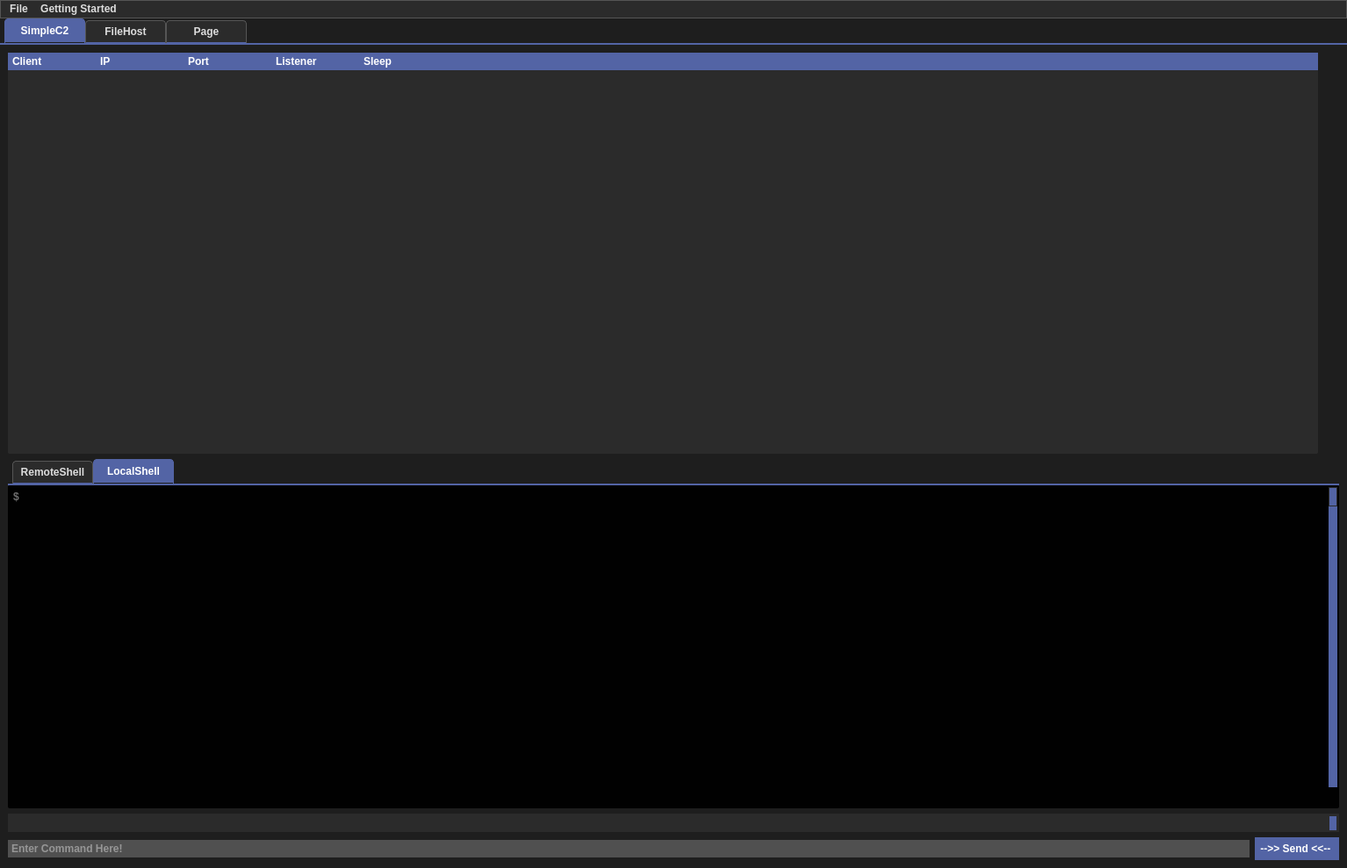
<?xml version="1.0" encoding="UTF-8"?>
<ui version="4.0">
 <class>WhisperNet</class>
 <widget class="QMainWindow" name="WhisperNet">
  <property name="windowModality">
   <enum>Qt::NonModal</enum>
  </property>
  <property name="enabled">
   <bool>true</bool>
  </property>
  <property name="geometry">
   <rect>
    <x>0</x>
    <y>0</y>
    <width>1534</width>
    <height>989</height>
   </rect>
  </property>
  <property name="minimumSize">
   <size>
    <width>850</width>
    <height>688</height>
   </size>
  </property>
  <property name="maximumSize">
   <size>
    <width>10000</width>
    <height>10000</height>
   </size>
  </property>
  <property name="font">
   <font>
    <weight>75</weight>
    <bold>true</bold>
   </font>
  </property>
  <property name="acceptDrops">
   <bool>false</bool>
  </property>
  <property name="windowTitle">
   <string>Logec-Suite</string>
  </property>
  <property name="windowIcon">
   <iconset>
    <normaloff>../../../../../../../Downloads/Documents/Screenshot_2023-04-30_01-44-21.png</normaloff>../../../../../../../Downloads/Documents/Screenshot_2023-04-30_01-44-21.png</iconset>
  </property>
  <property name="styleSheet">
   <string notr="true">QWidget {
    background-color: #1e1e1e; /* Dark grey background */
    color: #dcdcdc; /* Light grey text, bold for aggression */
    font-weight: bold;
}
QPushButton {
    background-color: #5364A5; /* Blue background for buttons */
    color: white;
    border-style: solid;
    border-width: 2px;
    border-radius: 0px; /* Sharper corners */
    border-color: #5364A5;
    padding: 6px;
    min-width: 80px;
    font-weight: bold; /* Bolder text */
}
QPushButton:hover {
    background-color: #43528B; /* Darker blue for hover */
    color: #ffffff;
    border-color: #43528B;
}
QPushButton:pressed {
    background-color: #333E66; /* Even darker blue when pressed */
    border-style: inset;
}
QLineEdit, QTextEdit, QPlainTextEdit, QSpinBox, QDoubleSpinBox, QComboBox {
    background-color: #2b2b2b;
    color: #dcdcdc;
    border-radius: 0px; /* Sharper edges */
    padding: 2px;
    border: 1px solid #555;
    font-weight: bold; /* Bolder text */
}
QLabel, QCheckBox, QRadioButton {
    color: #dcdcdc;
    font-weight: bold; /* Bolder text */
}
QMenuBar, QMenu {
    background-color: #2b2b2b;
    color: #dcdcdc;
    border: 1px solid #555;
    font-weight: bold; /* Bolder text for menu */
}
QMenuBar::item:selected, QMenu::item:selected {
    background-color: #5364A5; /* Blue for selected menu items */
    color: white;
}
QScrollBar:vertical {
    border: 1px solid #2b2b2b;
    background: #2b2b2b;
    width: 10px;
    margin: 22px 0 22px 0;
}
QScrollBar::handle:vertical {
    background: #5364A5; /* Blue scrollbar handle */
    min-height: 20px;
}
QScrollBar::add-line:vertical, QScrollBar::sub-line:vertical {
    border: 1px solid #2b2b2b;
    background: #5364A5; /* Blue for scrollbar buttons */
    height: 20px;
    subcontrol-position: top;
    subcontrol-origin: margin;
}
/* TABS */
QTabWidget::pane {
    border-top: 2px solid #5364A5; /* Blue top border for tabs */
}

QTabWidget::tab-bar {
    left: 5px; /* move to the right by 5px */
}

QTabBar::tab {
    background: #2b2b2b;
    color: #dcdcdc;
    border: 1px solid #555;
    border-bottom-color: #5364A5; /* Blue for non-selected tab border */
    border-top-left-radius: 4px;
    border-top-right-radius: 4px;
    padding: 5px;
    min-width: 80px;
    align-items: center;
    justify-content: center;
    max-height: 20px;
}

QTabBar::tab:selected, QTabBar::tab:hover {
    background: #5364A5; /* Blue for selected/hover tab */
    color: white;
}

QTabBar::tab:selected {
    border-color: #5364A5; /* Blue border for selected tab */
    border-bottom-color: #1e1e1e; /* Same as window background color */
}

QTabBar::tab:!selected {
    margin-top: 2px; /* Make non-selected tabs look smaller */
}

/* Q Tree Widget */
QTreeWidget {
    border: 1px solid #555;
    background-color: #2b2b2b;
    color: #dcdcdc;
}

QTreeWidget::item {
    border-bottom: 1px solid #555; /* Subtle separator for items */
}

QTreeWidget::item:selected {
    background-color: #5364A5; /* Blue for selected item */
    color: white;
}

QTreeWidget::item:hover {
    background-color: #43528B; /* Darker blue for hover item */
}

QTreeWidget::branch {
    background: #2b2b2b;
}

QTreeWidget::branch:has-siblings:!adjoins-item {
    border-image: url(path/to/your/line-image.png) 0; /* Custom image for branch lines */
}

QTreeWidget::branch:has-siblings:adjoins-item {
    border-image: url(path/to/your/branch-more-image.png) 0;
}

QTreeWidget::branch:!has-children:!has-siblings:adjoins-item {
    border-image: url(path/to/your/branch-end-image.png) 0;
}

/* Customize scroll bars */
QTreeWidget QScrollBar:vertical {
    border: 1px solid #2b2b2b;
    background: #2b2b2b;
    width: 10px;
    margin: 22px 0 22px 0;
}

QTreeWidget QScrollBar::handle:vertical {
    background: #5364A5; /* Blue for tree widget scrollbar handle */
    min-height: 20px;
}

QTreeWidget QScrollBar::add-line:vertical, QTreeWidget QScrollBar::sub-line:vertical {
    border: 1px solid #2b2b2b;
    background: #5364A5; /* Blue for tree widget scrollbar button */
    height: 20px;
    subcontrol-position: top;
    subcontrol-origin: margin;
}

/* Styles for the header (column titles) */
QHeaderView::section {
    background-color: #5364A5; /* Blue for header background */
    color: white;
    padding-left: 4px;
    border: 1px solid #5364A5; /* Blue for header border */
}
</string>
  </property>
  <property name="animated">
   <bool>true</bool>
  </property>
  <property name="documentMode">
   <bool>false</bool>
  </property>
  <property name="tabShape">
   <enum>QTabWidget::Rounded</enum>
  </property>
  <widget class="QWidget" name="centralwidget">
   <layout class="QGridLayout" name="gridLayout_4">
    <property name="leftMargin">
     <number>0</number>
    </property>
    <property name="topMargin">
     <number>0</number>
    </property>
    <property name="rightMargin">
     <number>0</number>
    </property>
    <property name="bottomMargin">
     <number>0</number>
    </property>
    <item row="0" column="0">
     <widget class="QTabWidget" name="main_tab_widget">
      <property name="enabled">
       <bool>true</bool>
      </property>
      <property name="layoutDirection">
       <enum>Qt::LeftToRight</enum>
      </property>
      <property name="autoFillBackground">
       <bool>false</bool>
      </property>
      <property name="styleSheet">
       <string notr="true"/>
      </property>
      <property name="tabPosition">
       <enum>QTabWidget::North</enum>
      </property>
      <property name="tabShape">
       <enum>QTabWidget::Rounded</enum>
      </property>
      <property name="currentIndex">
       <number>0</number>
      </property>
      <property name="tabsClosable">
       <bool>false</bool>
      </property>
      <property name="movable">
       <bool>true</bool>
      </property>
      <property name="tabBarAutoHide">
       <bool>false</bool>
      </property>
      <widget class="QWidget" name="simplec2_tab">
       <attribute name="title">
        <string>SimpleC2</string>
       </attribute>
       <layout class="QGridLayout" name="gridLayout_40">
        <item row="0" column="0" colspan="2">
         <layout class="QHBoxLayout" name="horizontalLayout">
          <item>
           <widget class="QGroupBox" name="simplec2_clientsbox">
            <property name="styleSheet">
             <string notr="true">border:0</string>
            </property>
            <property name="title">
             <string/>
            </property>
            <property name="alignment">
             <set>Qt::AlignJustify|Qt::AlignVCenter</set>
            </property>
            <layout class="QGridLayout" name="gridLayout_12" rowstretch="0">
             <property name="sizeConstraint">
              <enum>QLayout::SetNoConstraint</enum>
             </property>
             <property name="leftMargin">
              <number>0</number>
             </property>
             <property name="topMargin">
              <number>0</number>
             </property>
             <property name="rightMargin">
              <number>0</number>
             </property>
             <property name="bottomMargin">
              <number>0</number>
             </property>
             <item row="0" column="0">
              <widget class="QTreeWidget" name="simplec2_clienttreeview">
               <property name="styleSheet">
                <string notr="true">border-radius: 2px;</string>
               </property>
               <column>
                <property name="text">
                 <string>Client</string>
                </property>
               </column>
               <column>
                <property name="text">
                 <string>IP</string>
                </property>
               </column>
               <column>
                <property name="text">
                 <string>Port</string>
                </property>
               </column>
               <column>
                <property name="text">
                 <string>Listener</string>
                </property>
               </column>
               <column>
                <property name="text">
                 <string>Sleep</string>
                </property>
               </column>
              </widget>
             </item>
            </layout>
           </widget>
          </item>
          <item>
           <widget class="QGroupBox" name="c2_gui_groupbox_options">
            <property name="styleSheet">
             <string notr="true">border:0</string>
            </property>
            <property name="title">
             <string/>
            </property>
            <layout class="QGridLayout" name="gridLayout_29"/>
           </widget>
          </item>
         </layout>
        </item>
        <item row="1" column="0" colspan="2">
         <widget class="QGroupBox" name="simplec2_shellbox">
          <property name="styleSheet">
           <string notr="true">border:0</string>
          </property>
          <property name="title">
           <string/>
          </property>
          <layout class="QGridLayout" name="gridLayout_30">
           <property name="leftMargin">
            <number>0</number>
           </property>
           <property name="topMargin">
            <number>0</number>
           </property>
           <property name="rightMargin">
            <number>0</number>
           </property>
           <property name="bottomMargin">
            <number>0</number>
           </property>
           <item row="0" column="0">
            <widget class="QTabWidget" name="c2_shell_tab">
             <property name="minimumSize">
              <size>
               <width>0</width>
               <height>400</height>
              </size>
             </property>
             <property name="toolTip">
              <string>Enter</string>
             </property>
             <property name="whatsThis">
              <string>Enter</string>
             </property>
             <property name="autoFillBackground">
              <bool>false</bool>
             </property>
             <property name="styleSheet">
              <string notr="true"/>
             </property>
             <property name="tabShape">
              <enum>QTabWidget::Rounded</enum>
             </property>
             <property name="currentIndex">
              <number>1</number>
             </property>
             <property name="tabsClosable">
              <bool>false</bool>
             </property>
             <property name="movable">
              <bool>true</bool>
             </property>
             <widget class="QWidget" name="RemoteShell_Layout">
              <attribute name="title">
               <string>RemoteShell</string>
              </attribute>
              <layout class="QGridLayout" name="gridLayout_42">
               <property name="leftMargin">
                <number>0</number>
               </property>
               <property name="topMargin">
                <number>0</number>
               </property>
               <property name="rightMargin">
                <number>0</number>
               </property>
               <property name="bottomMargin">
                <number>0</number>
               </property>
               <item row="1" column="1">
                <widget class="QPushButton" name="simplec2_shell_send">
                 <property name="enabled">
                  <bool>true</bool>
                 </property>
                 <property name="toolTip">
                  <string>Hit the Enter Key</string>
                 </property>
                 <property name="text">
                  <string>--&gt;&gt; Send &lt;&lt;-- </string>
                 </property>
                 <property name="shortcut">
                  <string>Return</string>
                 </property>
                </widget>
               </item>
               <item row="1" column="0">
                <widget class="QLineEdit" name="simplec2_remoteshell_input">
                 <property name="font">
                  <font>
                   <weight>75</weight>
                   <bold>true</bold>
                  </font>
                 </property>
                 <property name="toolTip">
                  <string extracomment="Commands"/>
                 </property>
                 <property name="styleSheet">
                  <string notr="true">border-radius: 2px;</string>
                 </property>
                 <property name="placeholderText">
                  <string>Enter Command Here!</string>
                 </property>
                </widget>
               </item>
               <item row="0" column="0" colspan="2">
                <widget class="QTextEdit" name="simplec2_remoteshell_box">
                 <property name="enabled">
                  <bool>true</bool>
                 </property>
                 <property name="palette">
                  <palette>
                   <active>
                    <colorrole role="WindowText">
                     <brush brushstyle="SolidPattern">
                      <color alpha="255">
                       <red>220</red>
                       <green>220</green>
                       <blue>220</blue>
                      </color>
                     </brush>
                    </colorrole>
                    <colorrole role="Button">
                     <brush brushstyle="SolidPattern">
                      <color alpha="255">
                       <red>1</red>
                       <green>1</green>
                       <blue>1</blue>
                      </color>
                     </brush>
                    </colorrole>
                    <colorrole role="Text">
                     <brush brushstyle="SolidPattern">
                      <color alpha="255">
                       <red>220</red>
                       <green>220</green>
                       <blue>220</blue>
                      </color>
                     </brush>
                    </colorrole>
                    <colorrole role="ButtonText">
                     <brush brushstyle="SolidPattern">
                      <color alpha="255">
                       <red>220</red>
                       <green>220</green>
                       <blue>220</blue>
                      </color>
                     </brush>
                    </colorrole>
                    <colorrole role="Base">
                     <brush brushstyle="SolidPattern">
                      <color alpha="255">
                       <red>1</red>
                       <green>1</green>
                       <blue>1</blue>
                      </color>
                     </brush>
                    </colorrole>
                    <colorrole role="Window">
                     <brush brushstyle="SolidPattern">
                      <color alpha="255">
                       <red>1</red>
                       <green>1</green>
                       <blue>1</blue>
                      </color>
                     </brush>
                    </colorrole>
                   </active>
                   <inactive>
                    <colorrole role="WindowText">
                     <brush brushstyle="SolidPattern">
                      <color alpha="255">
                       <red>220</red>
                       <green>220</green>
                       <blue>220</blue>
                      </color>
                     </brush>
                    </colorrole>
                    <colorrole role="Button">
                     <brush brushstyle="SolidPattern">
                      <color alpha="255">
                       <red>1</red>
                       <green>1</green>
                       <blue>1</blue>
                      </color>
                     </brush>
                    </colorrole>
                    <colorrole role="Text">
                     <brush brushstyle="SolidPattern">
                      <color alpha="255">
                       <red>220</red>
                       <green>220</green>
                       <blue>220</blue>
                      </color>
                     </brush>
                    </colorrole>
                    <colorrole role="ButtonText">
                     <brush brushstyle="SolidPattern">
                      <color alpha="255">
                       <red>220</red>
                       <green>220</green>
                       <blue>220</blue>
                      </color>
                     </brush>
                    </colorrole>
                    <colorrole role="Base">
                     <brush brushstyle="SolidPattern">
                      <color alpha="255">
                       <red>1</red>
                       <green>1</green>
                       <blue>1</blue>
                      </color>
                     </brush>
                    </colorrole>
                    <colorrole role="Window">
                     <brush brushstyle="SolidPattern">
                      <color alpha="255">
                       <red>1</red>
                       <green>1</green>
                       <blue>1</blue>
                      </color>
                     </brush>
                    </colorrole>
                   </inactive>
                   <disabled>
                    <colorrole role="WindowText">
                     <brush brushstyle="SolidPattern">
                      <color alpha="255">
                       <red>220</red>
                       <green>220</green>
                       <blue>220</blue>
                      </color>
                     </brush>
                    </colorrole>
                    <colorrole role="Button">
                     <brush brushstyle="SolidPattern">
                      <color alpha="255">
                       <red>1</red>
                       <green>1</green>
                       <blue>1</blue>
                      </color>
                     </brush>
                    </colorrole>
                    <colorrole role="Text">
                     <brush brushstyle="SolidPattern">
                      <color alpha="255">
                       <red>220</red>
                       <green>220</green>
                       <blue>220</blue>
                      </color>
                     </brush>
                    </colorrole>
                    <colorrole role="ButtonText">
                     <brush brushstyle="SolidPattern">
                      <color alpha="255">
                       <red>220</red>
                       <green>220</green>
                       <blue>220</blue>
                      </color>
                     </brush>
                    </colorrole>
                    <colorrole role="Base">
                     <brush brushstyle="SolidPattern">
                      <color alpha="255">
                       <red>1</red>
                       <green>1</green>
                       <blue>1</blue>
                      </color>
                     </brush>
                    </colorrole>
                    <colorrole role="Window">
                     <brush brushstyle="SolidPattern">
                      <color alpha="255">
                       <red>1</red>
                       <green>1</green>
                       <blue>1</blue>
                      </color>
                     </brush>
                    </colorrole>
                   </disabled>
                  </palette>
                 </property>
                 <property name="font">
                  <font>
                   <weight>75</weight>
                   <bold>true</bold>
                  </font>
                 </property>
                 <property name="toolTip">
                  <string/>
                 </property>
                 <property name="styleSheet">
                  <string notr="true">background-color: rgb(1, 1, 1);border-radius: 2px;</string>
                 </property>
                 <property name="readOnly">
                  <bool>false</bool>
                 </property>
                 <property name="html">
                  <string>&lt;!DOCTYPE HTML PUBLIC &quot;-//W3C//DTD HTML 4.0//EN&quot; &quot;http://www.w3.org/TR/REC-html40/strict.dtd&quot;&gt;
&lt;html&gt;&lt;head&gt;&lt;meta name=&quot;qrichtext&quot; content=&quot;1&quot; /&gt;&lt;style type=&quot;text/css&quot;&gt;
p, li { white-space: pre-wrap; }
&lt;/style&gt;&lt;/head&gt;&lt;body style=&quot; font-family:'Monospace'; font-size:9pt; font-weight:600; font-style:normal;&quot;&gt;
&lt;p style=&quot;-qt-paragraph-type:empty; margin-top:0px; margin-bottom:0px; margin-left:0px; margin-right:0px; -qt-block-indent:0; text-indent:0px; font-family:'Cantarell'; font-size:11pt; font-weight:400;&quot;&gt;&lt;br /&gt;&lt;/p&gt;&lt;/body&gt;&lt;/html&gt;</string>
                 </property>
                 <property name="placeholderText">
                  <string>root@127.0.0.1&gt; </string>
                 </property>
                </widget>
               </item>
              </layout>
             </widget>
             <widget class="QWidget" name="localshell_layout">
              <attribute name="title">
               <string>LocalShell</string>
              </attribute>
              <layout class="QGridLayout" name="gridLayout_50">
               <property name="leftMargin">
                <number>0</number>
               </property>
               <property name="topMargin">
                <number>0</number>
               </property>
               <property name="rightMargin">
                <number>0</number>
               </property>
               <property name="bottomMargin">
                <number>0</number>
               </property>
               <item row="2" column="0">
                <widget class="QLineEdit" name="c2_systemshell_input">
                 <property name="font">
                  <font>
                   <weight>75</weight>
                   <bold>true</bold>
                  </font>
                 </property>
                 <property name="toolTip">
                  <string extracomment="Commands"/>
                 </property>
                 <property name="styleSheet">
                  <string notr="true">background-color: rgb(80, 80, 80);</string>
                 </property>
                 <property name="placeholderText">
                  <string>Enter Command Here!</string>
                 </property>
                </widget>
               </item>
               <item row="0" column="0" colspan="2">
                <widget class="QTextEdit" name="c2_systemshell">
                 <property name="enabled">
                  <bool>true</bool>
                 </property>
                 <property name="font">
                  <font>
                   <weight>75</weight>
                   <bold>true</bold>
                  </font>
                 </property>
                 <property name="toolTip">
                  <string/>
                 </property>
                 <property name="styleSheet">
                  <string notr="true">background-color: rgb(1, 1, 1);border-radius: 2px;</string>
                 </property>
                 <property name="verticalScrollBarPolicy">
                  <enum>Qt::ScrollBarAlwaysOn</enum>
                 </property>
                 <property name="sizeAdjustPolicy">
                  <enum>QAbstractScrollArea::AdjustIgnored</enum>
                 </property>
                 <property name="readOnly">
                  <bool>true</bool>
                 </property>
                 <property name="html">
                  <string>&lt;!DOCTYPE HTML PUBLIC &quot;-//W3C//DTD HTML 4.0//EN&quot; &quot;http://www.w3.org/TR/REC-html40/strict.dtd&quot;&gt;
&lt;html&gt;&lt;head&gt;&lt;meta name=&quot;qrichtext&quot; content=&quot;1&quot; /&gt;&lt;style type=&quot;text/css&quot;&gt;
p, li { white-space: pre-wrap; }
&lt;/style&gt;&lt;/head&gt;&lt;body style=&quot; font-family:'Monospace'; font-size:9pt; font-weight:600; font-style:normal;&quot;&gt;
&lt;p style=&quot;-qt-paragraph-type:empty; margin-top:0px; margin-bottom:0px; margin-left:0px; margin-right:0px; -qt-block-indent:0; text-indent:0px; font-family:'Cantarell'; font-size:11pt; font-weight:400;&quot;&gt;&lt;br /&gt;&lt;/p&gt;&lt;/body&gt;&lt;/html&gt;</string>
                 </property>
                 <property name="placeholderText">
                  <string>$</string>
                 </property>
                </widget>
               </item>
               <item row="2" column="1">
                <widget class="QPushButton" name="c2_systemshell_send">
                 <property name="enabled">
                  <bool>true</bool>
                 </property>
                 <property name="toolTip">
                  <string>Hit the Enter Key</string>
                 </property>
                 <property name="text">
                  <string>--&gt;&gt; Send &lt;&lt;-- </string>
                 </property>
                 <property name="shortcut">
                  <string>Return</string>
                 </property>
                </widget>
               </item>
               <item row="1" column="0" colspan="2">
                <widget class="QTextBrowser" name="textBrowser">
                 <property name="maximumSize">
                  <size>
                   <width>16777215</width>
                   <height>21</height>
                  </size>
                 </property>
                </widget>
               </item>
              </layout>
             </widget>
            </widget>
           </item>
          </layout>
         </widget>
        </item>
       </layout>
      </widget>
      <widget class="QWidget" name="tab_3">
       <attribute name="title">
        <string>FileHost</string>
       </attribute>
       <layout class="QGridLayout" name="gridLayout_5">
        <item row="0" column="0">
         <layout class="QGridLayout" name="gridLayout_3">
          <item row="0" column="0">
           <layout class="QVBoxLayout" name="verticalLayout_3">
            <item>
             <widget class="QTableWidget" name="FileHost_FileLogTable">
              <property name="autoFillBackground">
               <bool>false</bool>
              </property>
              <property name="alternatingRowColors">
               <bool>true</bool>
              </property>
              <attribute name="horizontalHeaderStretchLastSection">
               <bool>true</bool>
              </attribute>
              <column>
               <property name="text">
                <string>File Name</string>
               </property>
              </column>
              <column>
               <property name="text">
                <string>Size (MB)</string>
               </property>
              </column>
              <column>
               <property name="text">
                <string>FilePath</string>
               </property>
              </column>
             </widget>
            </item>
            <item>
             <widget class="QPushButton" name="FileHost_UploadFileButton">
              <property name="text">
               <string> &gt;&gt; Upload File &lt;&lt;</string>
              </property>
             </widget>
            </item>
           </layout>
          </item>
          <item row="0" column="1">
           <layout class="QVBoxLayout" name="verticalLayout">
            <item>
             <layout class="QGridLayout" name="gridLayout">
              <item row="1" column="0">
               <widget class="QTableWidget" name="FileHost_NodeLogTable">
                <property name="autoFillBackground">
                 <bool>false</bool>
                </property>
                <property name="alternatingRowColors">
                 <bool>true</bool>
                </property>
                <attribute name="horizontalHeaderStretchLastSection">
                 <bool>true</bool>
                </attribute>
                <column>
                 <property name="text">
                  <string>Node Name</string>
                 </property>
                </column>
                <column>
                 <property name="text">
                  <string>IP</string>
                 </property>
                </column>
                <column>
                 <property name="text">
                  <string>Contents</string>
                 </property>
                </column>
                <column>
                 <property name="text">
                  <string>TimeStamp</string>
                 </property>
                </column>
               </widget>
              </item>
              <item row="0" column="0">
               <widget class="QTextEdit" name="textEdit">
                <property name="maximumSize">
                 <size>
                  <width>16777215</width>
                  <height>50</height>
                 </size>
                </property>
                <property name="html">
                 <string>&lt;!DOCTYPE HTML PUBLIC &quot;-//W3C//DTD HTML 4.0//EN&quot; &quot;http://www.w3.org/TR/REC-html40/strict.dtd&quot;&gt;
&lt;html&gt;&lt;head&gt;&lt;meta name=&quot;qrichtext&quot; content=&quot;1&quot; /&gt;&lt;style type=&quot;text/css&quot;&gt;
p, li { white-space: pre-wrap; }
&lt;/style&gt;&lt;/head&gt;&lt;body style=&quot; font-family:'MS Shell Dlg 2'; font-size:8.25pt; font-weight:600; font-style:normal;&quot;&gt;
&lt;p style=&quot; margin-top:0px; margin-bottom:0px; margin-left:0px; margin-right:0px; -qt-block-indent:0; text-indent:0px;&quot;&gt;&lt;span style=&quot; font-weight:400;&quot;&gt;SomeData&lt;/span&gt;&lt;/p&gt;&lt;/body&gt;&lt;/html&gt;</string>
                </property>
               </widget>
              </item>
             </layout>
            </item>
            <item>
             <layout class="QGridLayout" name="gridLayout_2">
              <item row="0" column="0">
               <widget class="QTableWidget" name="FileHost_FileAccessLogsTable">
                <property name="autoFillBackground">
                 <bool>false</bool>
                </property>
                <property name="alternatingRowColors">
                 <bool>true</bool>
                </property>
                <attribute name="horizontalHeaderStretchLastSection">
                 <bool>true</bool>
                </attribute>
                <column>
                 <property name="text">
                  <string>File Name</string>
                 </property>
                </column>
                <column>
                 <property name="text">
                  <string>Accessor IP</string>
                 </property>
                </column>
                <column>
                 <property name="text">
                  <string>Node Name</string>
                 </property>
                </column>
                <column>
                 <property name="text">
                  <string>HTTP Code </string>
                 </property>
                </column>
                <column>
                 <property name="text">
                  <string>TimeStamp</string>
                 </property>
                </column>
               </widget>
              </item>
             </layout>
            </item>
           </layout>
          </item>
         </layout>
        </item>
       </layout>
      </widget>
      <widget class="QWidget" name="tab">
       <attribute name="title">
        <string>Page</string>
       </attribute>
       <widget class="QTreeWidget" name="treeWidget">
        <property name="geometry">
         <rect>
          <x>370</x>
          <y>190</y>
          <width>601</width>
          <height>391</height>
         </rect>
        </property>
        <column>
         <property name="text">
          <string>1</string>
         </property>
        </column>
        <column>
         <property name="text">
          <string>test</string>
         </property>
        </column>
       </widget>
       <widget class="QTableWidget" name="simplec2_clienttable_2">
        <property name="geometry">
         <rect>
          <x>70</x>
          <y>320</y>
          <width>1484</width>
          <height>457</height>
         </rect>
        </property>
        <attribute name="horizontalHeaderShowSortIndicator" stdset="0">
         <bool>false</bool>
        </attribute>
        <attribute name="horizontalHeaderStretchLastSection">
         <bool>true</bool>
        </attribute>
        <column>
         <property name="text">
          <string>Client</string>
         </property>
        </column>
        <column>
         <property name="text">
          <string>IP</string>
         </property>
        </column>
        <column>
         <property name="text">
          <string>Port</string>
         </property>
        </column>
        <column>
         <property name="text">
          <string>Listener</string>
         </property>
        </column>
        <column>
         <property name="text">
          <string>Sleep</string>
         </property>
        </column>
       </widget>
      </widget>
     </widget>
    </item>
   </layout>
  </widget>
  <widget class="QMenuBar" name="menubar">
   <property name="geometry">
    <rect>
     <x>0</x>
     <y>0</y>
     <width>1534</width>
     <height>23</height>
    </rect>
   </property>
   <widget class="QMenu" name="menuFile">
    <property name="title">
     <string>File</string>
    </property>
    <addaction name="actionDEBUG"/>
    <addaction name="actionRELOAD"/>
    <addaction name="actionSave_Project"/>
    <addaction name="actionSaveAs_Project"/>
    <addaction name="actionOpen_Project"/>
    <addaction name="actionExit"/>
   </widget>
   <widget class="QMenu" name="menu_GettingStarted">
    <property name="title">
     <string>Getting Started</string>
    </property>
    <addaction name="GettingStarted_Readme"/>
    <addaction name="actionRead_Me_webview"/>
   </widget>
   <addaction name="menuFile"/>
   <addaction name="menu_GettingStarted"/>
  </widget>
  <action name="action_Target_Listen">
   <property name="text">
    <string>Listen for connection</string>
   </property>
  </action>
  <action name="actionBash">
   <property name="text">
    <string>/bin/bash</string>
   </property>
  </action>
  <action name="action_bin_sh">
   <property name="text">
    <string>/bin/sh</string>
   </property>
  </action>
  <action name="action_Target_Python_binbash">
   <property name="text">
    <string>Python Linux Shell</string>
   </property>
  </action>
  <action name="action_Target_Python_binsh">
   <property name="text">
    <string>Windows Shell</string>
   </property>
  </action>
  <action name="action_Perl">
   <property name="text">
    <string>Pearl Linux Shell</string>
   </property>
  </action>
  <action name="actionShell_Type">
   <property name="text">
    <string>Shell Type</string>
   </property>
  </action>
  <action name="actionLanguage">
   <property name="text">
    <string>Language</string>
   </property>
  </action>
  <action name="actionDisable_Firewall">
   <property name="text">
    <string>Disable Firewall</string>
   </property>
  </action>
  <action name="GettingStarted_Readme">
   <property name="text">
    <string>Read Me! (To shell tab)</string>
   </property>
  </action>
  <action name="menu_Data_Download">
   <property name="text">
    <string>Download Files from Target</string>
   </property>
  </action>
  <action name="menu_Data_Upload">
   <property name="text">
    <string>Upload Files to Target</string>
   </property>
  </action>
  <action name="action_Target_Ruby_NonInteractive">
   <property name="text">
    <string>Linx Ruby Shell (Non-interactive)</string>
   </property>
  </action>
  <action name="actionEncrypt_Files">
   <property name="text">
    <string>Encrypt Files</string>
   </property>
  </action>
  <action name="actionLinux">
   <property name="text">
    <string>Linux</string>
   </property>
  </action>
  <action name="actionOther">
   <property name="text">
    <string>Other</string>
   </property>
  </action>
  <action name="actionCVE_2017_0144_Eternal_Blue">
   <property name="text">
    <string>CVE-2017-0144: Eternal Blue</string>
   </property>
  </action>
  <action name="action_Target_Python_win">
   <property name="text">
    <string>Python Windows Shell</string>
   </property>
  </action>
  <action name="actionDEBUG">
   <property name="text">
    <string>DEBUG</string>
   </property>
  </action>
  <action name="actionRead_Me_webview">
   <property name="text">
    <string>Read Me! (webview)</string>
   </property>
  </action>
  <action name="actionNetInfo">
   <property name="text">
    <string>NetInfo</string>
   </property>
  </action>
  <action name="actionPortScan_DB">
   <property name="text">
    <string>PortScan DB</string>
   </property>
  </action>
  <action name="actionPortScan_DB_2">
   <property name="text">
    <string>PortScan DB</string>
   </property>
  </action>
  <action name="actionHelp_DB">
   <property name="text">
    <string>Help DB</string>
   </property>
  </action>
  <action name="actionTables_DB">
   <property name="text">
    <string>Tables DB</string>
   </property>
  </action>
  <action name="actionHelp_Menu_DB">
   <property name="text">
    <string>Help Menu DB</string>
   </property>
  </action>
  <action name="actionTables_DB_2">
   <property name="text">
    <string>Tables DB</string>
   </property>
  </action>
  <action name="actionPortScan_DB_3">
   <property name="text">
    <string>PortScan DB</string>
   </property>
  </action>
  <action name="actionOther_More_Cool_DB">
   <property name="text">
    <string>Other More Cool DB</string>
   </property>
  </action>
  <action name="actionPort_Scan">
   <property name="text">
    <string>Port Scan</string>
   </property>
  </action>
  <action name="actionError_DB">
   <property name="text">
    <string>Error DB</string>
   </property>
  </action>
  <action name="actionRELOAD">
   <property name="text">
    <string>Reload - This has a mem leak so only use for dev</string>
   </property>
   <property name="shortcut">
    <string>Ctrl+Alt+R</string>
   </property>
  </action>
  <action name="actionSave_Project">
   <property name="text">
    <string>Save Project</string>
   </property>
   <property name="shortcut">
    <string>Ctrl+S</string>
   </property>
  </action>
  <action name="actionSaveAs_Project">
   <property name="text">
    <string>Save Project As...</string>
   </property>
  </action>
  <action name="actionOpen_Project">
   <property name="text">
    <string>Open Project</string>
   </property>
  </action>
  <action name="actionExit">
   <property name="text">
    <string>Exit</string>
   </property>
  </action>
 </widget>
 <resources/>
 <connections/>
</ui>
